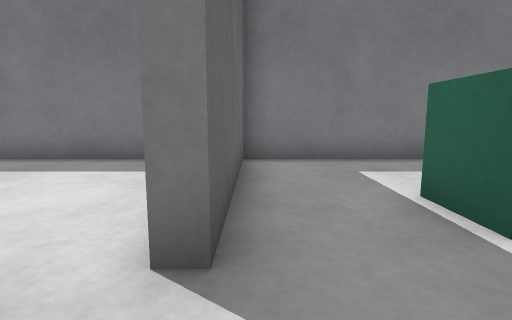
[1] (above)

18 first-person views from a walk through a Gazebo world. The camera is 0.5 m above the floor, tilts 8° down and sees 80° across. The floor is counted in squares, 0.5 m on a side. Each view is taken from the middle of a square. On the plan, view 1 faces up. The plan holds only what a view shows up to about 12 squares ahead; the rest is blank.

[2]
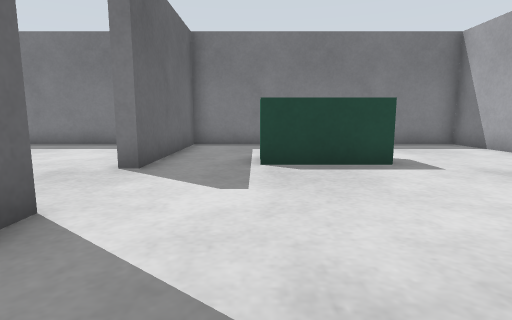

[3]
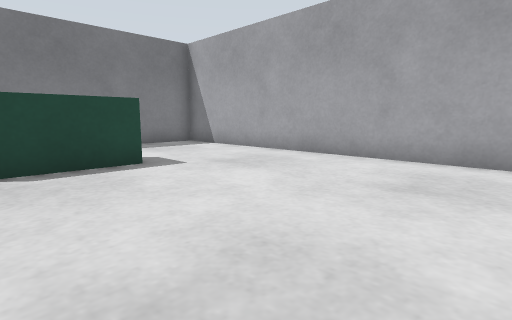

[4]
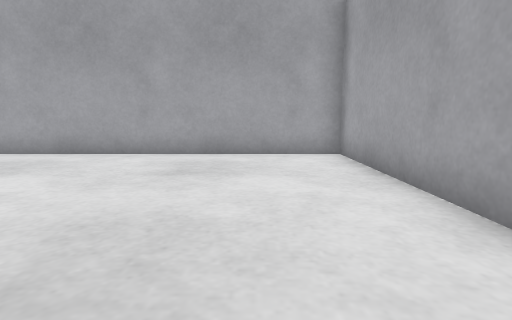

[5]
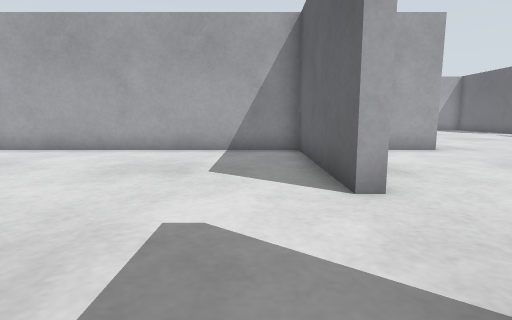

[6]
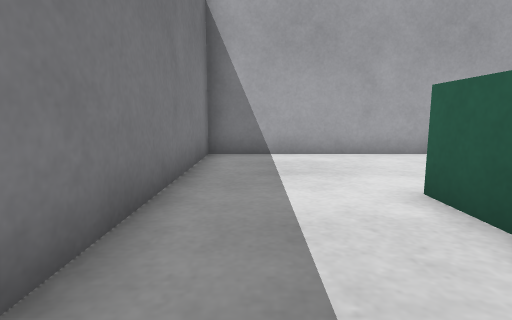

[7]
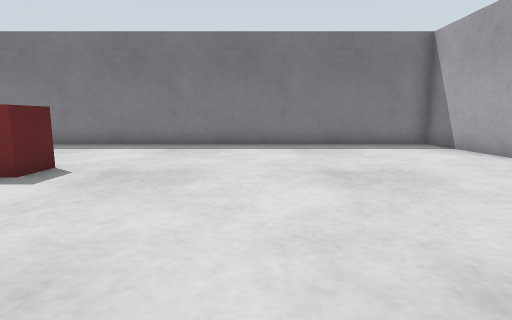

[8]
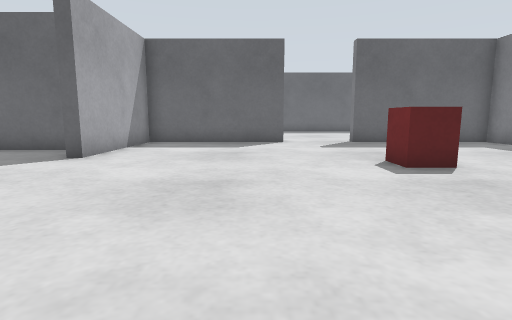

[9]
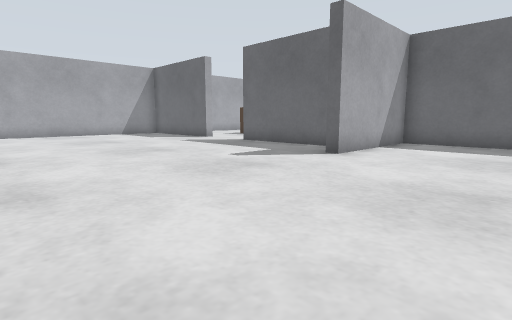

[10]
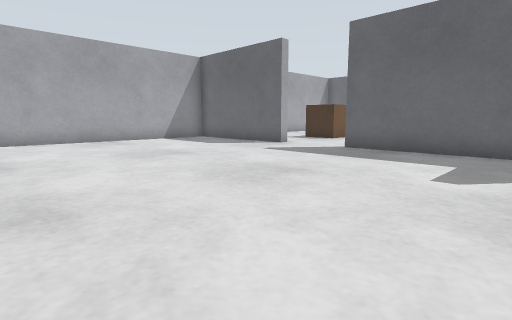

[11]
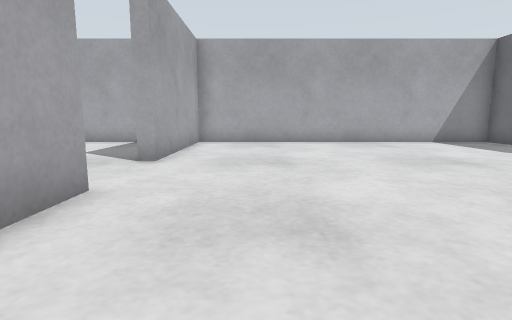

[12]
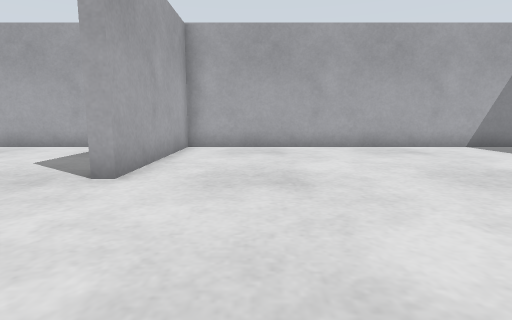

[13]
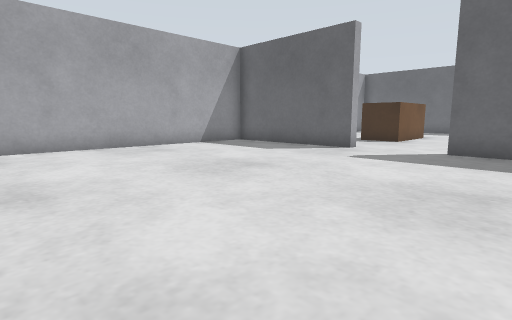

[14]
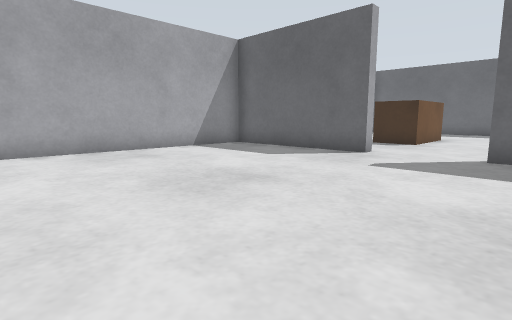

[15]
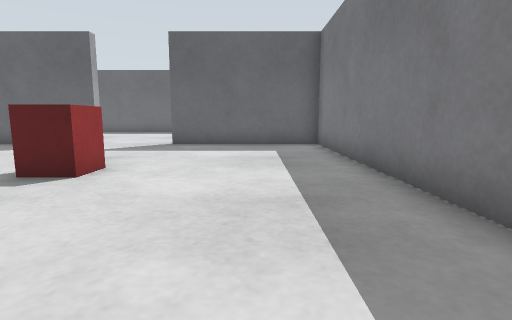

[16]
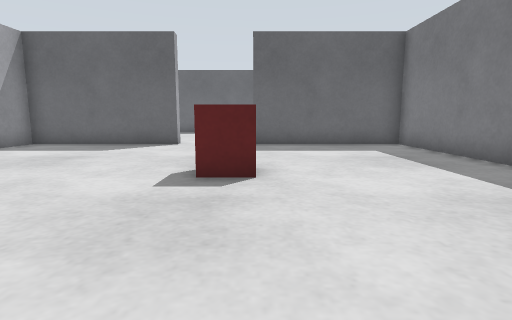

[17]
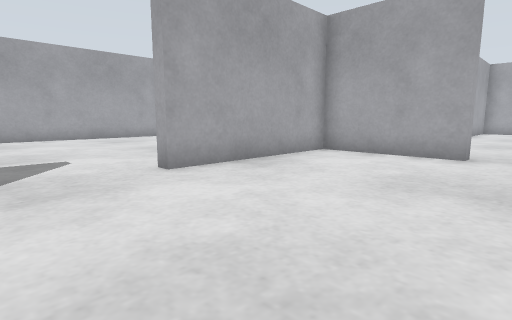

[18]
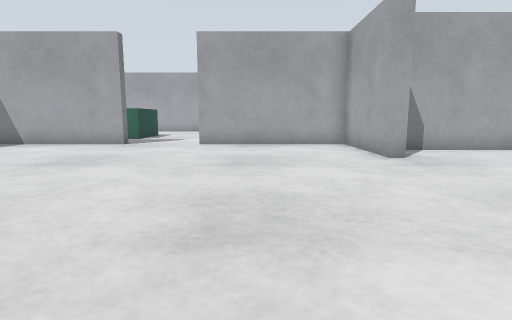

### Floor plan
Points are (right, up) in squares from view 1. A wall is a line through its corners. A room is listed if a view was taken in it or the views show most of it. See-through windows are left out.
Room 1 (views 1, 2, 3, 4, 5, 6)
walls: (-0.7, -0.9) (-0.3, -0.9) (-0.3, -6.3) (9.3, -6.3) (9.3, 7.3) (-0.3, 7.3) (-0.3, 1.9)
ways out: opening at (0, 0.5) to room 2
objects: green box (2, 3) to (5, 4)
Room 2 (views 7, 8, 9, 10, 11, 12, 13, 14, 15, 16, 17, 18)
walls: (-4.5, -6.8) (-4.5, -6.3) (-0.7, -6.3) (-0.7, -0.9); (-14.3, -7.8) (-14.3, -12.1); (-2.7, -12.1) (-2.7, -7.5); (-17.3, -0.9) (-17.3, -6.3) (-12.5, -6.3) (-12.5, -6.8); (-0.3, 1.9) (-0.7, 1.9) (-0.7, 7.3) (-17.3, 7.3) (-17.3, 1.9); (-14.3, -14.9) (-14.3, -20.3) (-2.7, -20.3) (-2.7, -14.9)
ways out: opening at (0, 0.5) to room 1; opening at (-17, 0.5); opening at (-14, -13.5); opening at (-2, -13.5)
objects: red box (-12, 1) to (-11, 2)

Where each view was taken, in squares from view 1:
view 1: 0 up, 0 right, facing up
view 2: 4 down, 2 right, facing up
view 3: 4 down, 2 right, facing up-right
view 4: 4 down, 1 right, facing right
view 5: 3 up, 1 right, facing down
view 6: 6 up, 1 right, facing right
view 7: 4 down, 7 left, facing up
view 8: 2 down, 5 left, facing left
view 9: 2 down, 5 left, facing down-left
view 10: 7 down, 5 left, facing down-left
view 11: 8 down, 5 left, facing down
view 12: 10 down, 5 left, facing down
view 13: 10 down, 5 left, facing down-left
view 14: 11 down, 6 left, facing down-left
view 15: 5 up, 6 left, facing left
view 16: 2 up, 6 left, facing left
view 17: 2 up, 6 left, facing down-right
view 18: 3 down, 12 left, facing right
